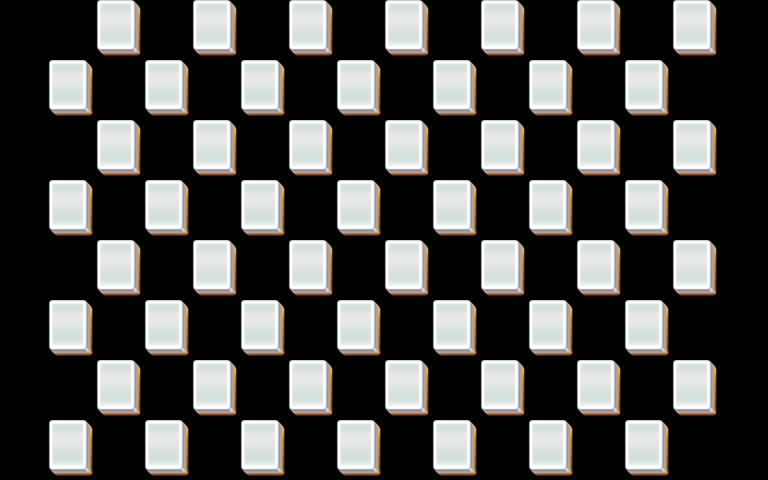

A level layout from a 2D game, rendered from its tile map. Below: a short description, then the map file with tile-grid data replaced by summaries:
An orthogonal 32x16 tile map with 24x30 px tiles, 4 tile layers (layer1, layer2, layer3, layer4).

<map version="1.0" orientation="orthogonal" width="32" height="16" tilewidth="24" tileheight="30">
 <properties>
  <property name="species" value="20" />
 </properties>
 <tileset firstgid="1" name="mahjong" tilewidth="48" tileheight="60">
  <image source="mahjong.png" />
 </tileset>
 <layer name="layer1" width="32" height="16">
  <data>[512 cells, 56 non-empty, 1 distinct tile ids]</data>
 </layer>
 <layer name="layer2" width="32" height="16">
  <data>[512 cells, 56 non-empty, 1 distinct tile ids]</data>
 </layer>
 <layer name="layer3" width="32" height="16">
  <data>[512 cells, 56 non-empty, 1 distinct tile ids]</data>
 </layer>
 <layer name="layer4" width="32" height="16">
  <data>[512 cells, 56 non-empty, 1 distinct tile ids]</data>
 </layer>
</map>
